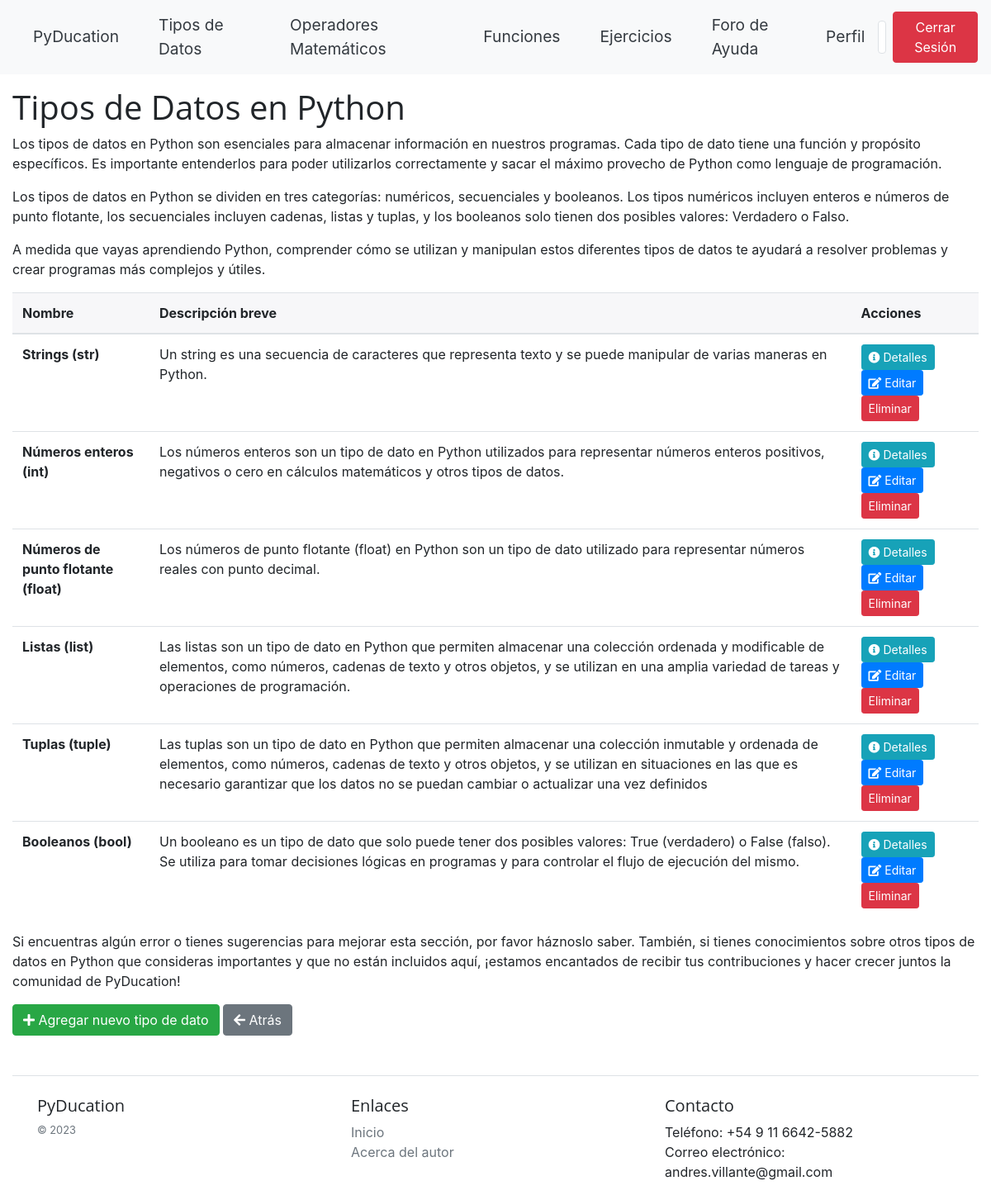
/data-types/ (signed in), run on the app's committed database.
### blog/models.py (models this page shows, shortened)
class Profile(models.Model):
    user = models.OneToOneField(User, on_delete=models.CASCADE)
    full_name = models.CharField(max_length=100)
    nationality = models.CharField(max_length=50)
    bio = models.TextField()
    profile_pic = models.ImageField(upload_to='profile_pics/', default='profile_pics/default_profile_pic.jpg')

class DataType(models.Model):
    name = models.CharField(max_length=255)
    description = models.TextField(blank=True, null=True)
    detailed_description = models.TextField(blank=True, null=True)
    example = models.TextField(blank=True, null=True)
    data_type_created_by = models.ForeignKey(
        User,
        on_delete=models.CASCADE,
        related_name='data_types_created',
        null=True,
        blank=True,
        default=None,
    )

### blog/views.py (the view)
# urls.py: path('data-types/', DataTypeListView.as_view(), name='data_type_list'),
class DataTypeListView(LoginRequiredMixin, ListView):
    template_name = 'data_types/data_type_list.html'
    model = DataType
    context_object_name = 'data_types'

### PyDucation/templates/data_types/data_type_list.html (shortened to what this page needs)
{% extends 'PyDucation/base.html' %}
{% block content %}
  <h1>Tipos de Datos en Python</h1>
  <p>Los tipos de datos en Python son esenciales para almacenar información en nuestros programas. Cada tipo de dato tiene una función y propósito específicos. Es importante entenderlos para poder utilizarlos correctamente y sacar el máximo provecho de Python como lenguaje de programación.</p>
  <p>Los tipos de datos en Python se dividen en tres categorías: numéricos, secuenciales y booleanos. Los tipos numéricos incluyen enteros e números de punto flotante, los secuenciales incluyen cadenas, listas y tuplas, y los booleanos solo tienen dos posibles valores: Verdadero o Falso.</p>
  <p>A medida que vayas aprendiendo Python, comprender cómo se utilizan y manipulan estos diferentes tipos de datos te ayudará a resolver problemas y crear programas más complejos y útiles.</p>
  <table class="table">
    <thead>
      <tr>
          <th>Nombre</th>
          <th>Descripción breve</th>
          <th>Acciones</th>
      </tr>
  </thead>
  <tbody>
      {% for data_type in data_types %}
          <tr>
              <td><strong>{{ data_type.name }}</strong></td>
              <td>{{ data_type.detailed_description }}</td>
              <td>
                  <a href="{% url 'data_type_detail' pk=data_type.pk %}" class="btn btn-sm btn-info"><i class="fas fa-info-circle"></i> Detalles</a>
                  <a href="{% url 'data_type_update' pk=data_type.pk %}" class="btn btn-sm btn-primary"><i class="fas fa-edit"></i> Editar</a>
                  <form action="{% url 'data_type_delete' pk=data_type.pk %}" method="post" class="d-inline" id="delete-form">
                      <a href="{% url 'data_type_delete' data_type.pk %}" class="btn btn-danger btn-sm">Eliminar</a>
                  </form>
              </td>
          </tr>
      {% empty %}
          <tr>
              <td colspan="3">No se encontraron tipos de datos.</td>
          </tr>
      {% endfor %}
  </tbody>
  </table>
  <p>Si encuentras algún error o tienes sugerencias para mejorar esta sección, por favor háznoslo saber. También, si tienes conocimientos sobre otros tipos de datos en Python que consideras importantes y que no están incluidos aquí, ¡estamos encantados de recibir tus contribuciones y hacer crecer juntos la comunidad de PyDucation!</p>
  <a href="{% url 'data_type_create' %}" class="btn btn-success"><i class="fas fa-plus"></i> Agregar nuevo tipo de dato</a>
  <a href="{% url 'pyducation' %}" class="btn btn-secondary"><i class="fas fa-arrow-left"></i> Atrás</a>
{% endblock %}

### PyDucation/templates/PyDucation/base.html (shortened to what this page needs)
{% load static %}
<!DOCTYPE html>
<html lang="en">
    <head>
        <link rel="stylesheet" type="text/css" href="{% static 'css/base.css' %}">
        <link rel="stylesheet" href="https://stackpath.bootstrapcdn.com/bootstrap/4.3.1/css/bootstrap.min.css"
>
        <link rel="stylesheet" href="https://cdnjs.cloudflare.com/ajax/libs/font-awesome/5.15.1/css/all.min.css"
 />
    </head>
    <body>
        <nav class="navbar navbar-expand-lg navbar-light bg-light">
            {% if user.is_authenticated %}
            <a class="nav-link navbar-text text-dark mx-2" href="{% url 'pyducation' %}">PyDucation</a>
            <a class="nav-link navbar-text text-dark mx-2" href="{% url 'data_type_list' %}">Tipos de Datos</a>
            <a class="nav-link navbar-text text-dark mx-2" href="{% url 'math_operator_list' %}">Operadores Matemáticos</a>
            <a class="nav-link navbar-text text-dark mx-2" href="{% url 'function_list' %}">Funciones</a>
            <a class="nav-link navbar-text text-dark mx-2" href="{% url 'exercise_list' %}">Ejercicios</a>
            <a class="nav-link navbar-text text-dark mx-2" href="{% url 'post_list' %}">Foro de Ayuda</a>
            {% else %}
            <a class="nav-link navbar-text text-dark mx-2" href="{% url 'home' %}">PyDucation</a>
            {% endif %}
            <div class="collapse navbar-collapse" id="navbarNav">
              <ul class="navbar-nav ml-auto">
                {% if user.is_authenticated %}
                <li class="nav-item">
                    {% if user.profile %}
                    <div class="d-flex align-items-center">
                        <a class="nav-link navbar-text text-dark" href="{% url 'profile_detail' user.profile.pk %}">Perfil</a>
                        <a class="nav-link" href="{% url 'profile_detail' user.profile.pk %}">
                            <img src="{{ user.profile.profile_pic.url }}" class="img-thumbnail profile-image" style="height: 40px;">
                        </a>
                    </div>
                    {% endif %}
                </li>
                <li class="nav-item">
                  <form action="{% url 'logout' %}" method="post">
                    <div class="text-center">
                      <button type="submit" class="btn btn-danger btn-logout">Cerrar Sesión</button>
                    </div>
                  </form>
                </li>
                {% endif %}
              </ul>
            </div>
          </nav>
        <div class="container-fluid mt-3">
            {% block content %}{% endblock %}
            {% if user.is_authenticated %}
                <footer class="mt-5 pt-4 border-top">
                    <div class="container">
                        <div class="row">
                            <div class="col-12 col-md">
                                <h5>PyDucation</h5>
                                <small class="d-block mb-3 text-muted">&copy; 2023</small>
                            </div>
                            <div class="col-6 col-md">
                                <h5>Enlaces</h5>
                                <ul class="list-unstyled text-small">
                                    <li><a class="text-muted" href="{% url 'pyducation' %}">Inicio</a></li>
                                    <li><a class="text-muted" href="{% url 'about' %}">Acerca del autor</a></li>
                                </ul>
                            </div>
                            <div class="col-6 col-md">
                                <h5>Contacto</h5>
                                <ul class="list-unstyled text-small">
                                    <li>Teléfono: +54 9 11 6642-5882</li>
                                    <li>Correo electrónico: andres.villante@gmail.com</li>
                                </ul>
                            </div>
                        </div>
                    </div>
                </footer>
            {% endif %}
        </div>
    </body>
</html>

### static/css/base.css (style rules this page uses)
.profile-image { display: block; margin: 0 auto; }
.navbar-nav { display: flex; justify-content: center; align-items: center; }
body { font-family: "Helvetica Neue", Helvetica, Arial, sans-serif; color: #333; background-color: #f9f9f9; line-height: 1.5; }
h1, h2, h3, h4, h5, h6 { font-family: "Open Sans", sans-serif; font-weight: 700; line-height: 1.2; margin: 1em 0; }
a { color: #0074d9; text-decoration: none; }
img { max-width: 100%; height: auto; }
table { border-collapse: collapse; width: 100%; max-width: 100%; margin-bottom: 1rem; background-color: transparent; }
td, th { padding: 0.75rem; vertical-align: top; border-top: 1px solid #eceeef; }
th { font-weight: bold; text-align: left; background-color: #f7f7f9; }
.navbar { font-size: 1.2rem; }

### data on the page
DataType: name "Strings (str)", detailed_description "Un string es una secuencia de caracteres que representa texto y se puede manipular de varias maneras en Python."
DataType: name "Números enteros (int)", detailed_description "Los números enteros son un tipo de dato en Python utilizados para representar números enteros positivos, negativos o cero en cálculos matemáticos y otros tipos de datos."
DataType: name "Números de punto flotante (float)", detailed_description "Los números de punto flotante (float) en Python son un tipo de dato utilizado para representar números reales con punto decimal."
DataType: name "Listas (list)", detailed_description "Las listas son un tipo de dato en Python que permiten almacenar una colección ordenada y modificable de elementos, como números, cadenas de texto y otros objetos, y se utilizan en una amplia variedad de tareas y operaciones de programación."
DataType: name "Tuplas (tuple)", detailed_description "Las tuplas son un tipo de dato en Python que permiten almacenar una colección inmutable y ordenada de elementos, como números, cadenas de texto y otros objetos, y se utilizan en situaciones en las que es necesario garantizar que los datos no se puedan cambiar o actualizar una vez definidos"
DataType: name "Booleanos (bool)", detailed_description "Un booleano es un tipo de dato que solo puede tener dos posibles valores: True (verdadero) o False (falso). Se utiliza para tomar decisiones lógicas en programas y para controlar el flujo de ejecución del mismo."
